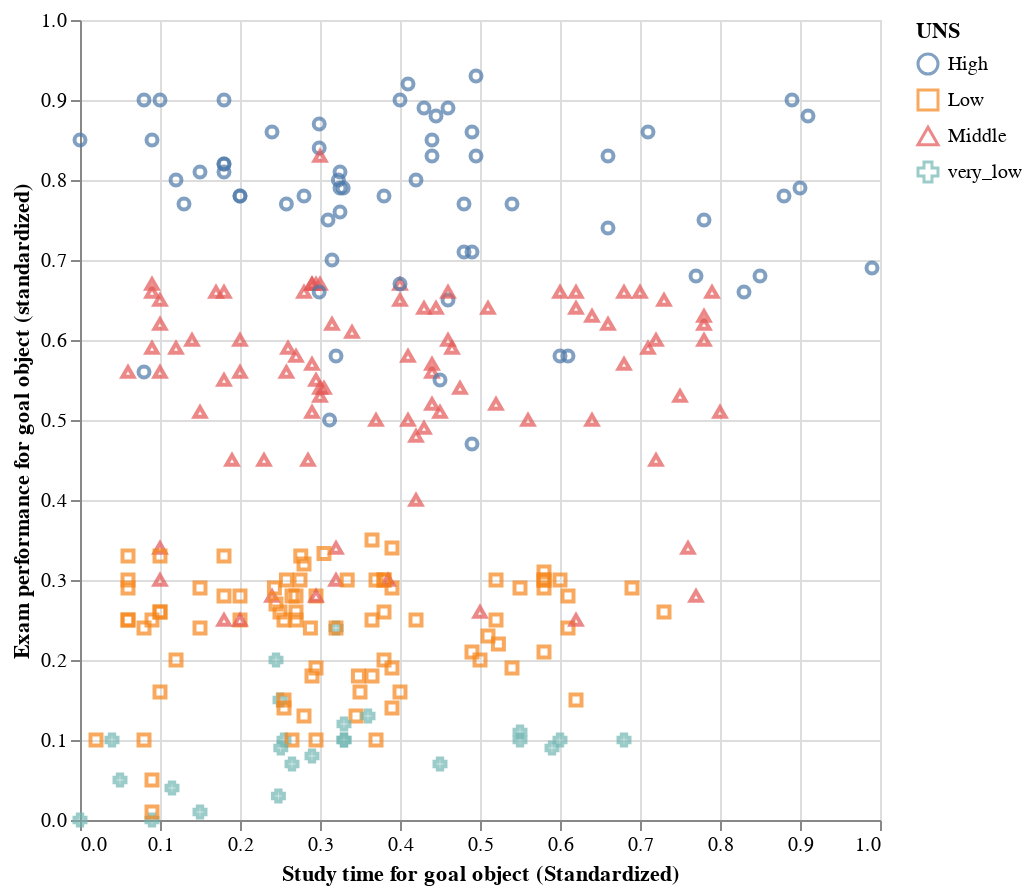

The cell this chart's notebook holds for it:
### Code cell
user_chart = (
    alt.Chart(user_knowledge_data)
    .mark_point()
    .encode(
        x = alt.X("STG", title = "Study time for goal object (Standardized)"),
        y = alt.Y("PEG", title = "Exam performance for goal object (standardized)"),
        color = " UNS",
        shape = " UNS"
)).properties(width=400, height=400)
user_chart

### Figure 1 — Vega-Lite specification as saved in the notebook (floating-point values rounded to 4 significant figures; data arrays with more than 128 entries replaced by an {"elided": "..."} marker saying what was removed)
{"config": {"view": {"continuousWidth": 400, "continuousHeight": 300}}, "data": {"name": "data-eaaed803afb61494a967d3bfd8939bb0"}, "mark": "point", "encoding": {"color": {"field": " UNS", "type": "nominal"}, "shape": {"field": " UNS", "type": "nominal"}, "x": {"field": "STG", "title": "Study time for goal object (Standardized)", "type": "quantitative"}, "y": {"field": "PEG", "title": "Exam performance for goal object (standardized)", "type": "quantitative"}}, "height": 400, "width": 400, "$schema": "https://vega.github.io/schema/vega-lite/v4.17.0.json", "datasets": {"data-eaaed803afb61494a967d3bfd8939bb0": {"elided": "258 records"}}}
